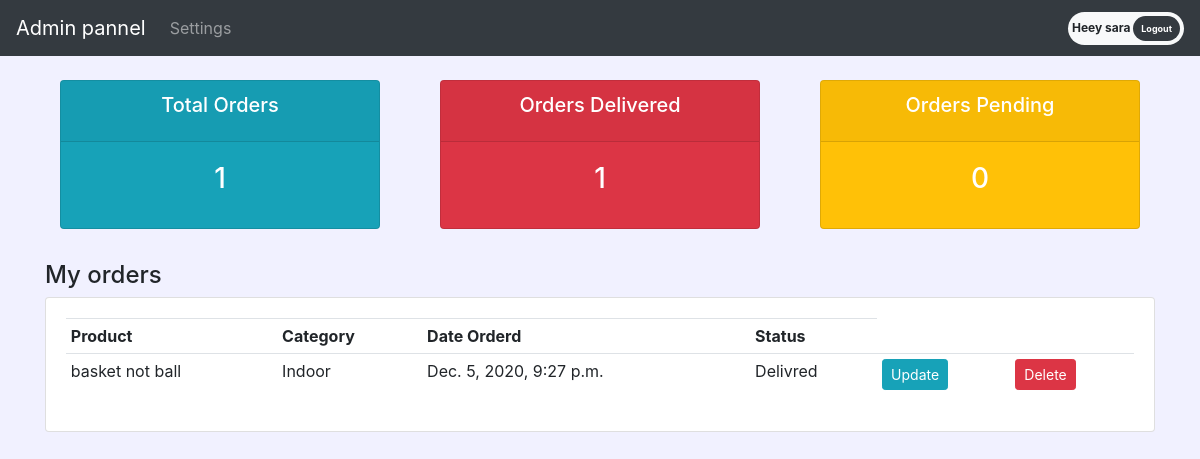
/user (signed in), run on the app's committed database.
### accounts/models.py (models this page shows, shortened)
class Order(models.Model):
    STATUS = (
        ('Pending', 'Pending'),
        ('out of delivery', 'out of delivery'),
        ('Delivred', 'Delivred')
    )
    Customer = models.ForeignKey(
        Customer, null=True, on_delete=models.SET_NULL)
    Product = models.ForeignKey(
        Product, null=True, on_delete=models.SET_NULL)
    date_created = models.DateTimeField(auto_now_add=True, null=True)
    status = models.CharField(max_length=200, choices=STATUS)
    tags = models.ManyToManyField(Tag)

class Product(models.Model):
    CATEGORY = (
        ('Indoor', 'Indoor'),
        ('Out door', 'Out door')
    )
    name = models.CharField(max_length=200, null=True)
    price = models.FloatField(max_length=200, null=True)
    category = models.CharField(max_length=100, null=True, choices=CATEGORY)
    description = models.CharField(max_length=400, null=True)
    date_created = models.DateTimeField(auto_now_add=True, null=True)
    def __str__(self):
        return self.name

### accounts/views.py (the view)
# urls.py: path('user', views.userPage, name="user"),
@login_required(login_url='login')
def userPage(request):
    orders = request.user.customer.order_set.all()
    total_orders = orders.count()
    delivred = orders.filter(status='Delivred').count()
    Pending = orders.filter(status='Pending').count()
    context = {
        'orders': orders,
        'total_orders': total_orders,
        'delivred': delivred,
        'Pending': Pending
    }
    return render(request, 'accounts/userPage.html', context)

### accounts/templates/accounts/userPage.html
{% extends 'accounts/master.html' %} {% block content %}
{% include 'accounts/customer-status.html' %}
<h4>My orders</h4>
<div class="row">
  <div class="col-md">
    <div class="card card-body">
      <table class="table table-sm">
        <tr>
          <th>Product</th>
          <th>Category</th>
          <th>Date Orderd</th>
          <th>Status</th>
        </tr>
        {% for order in orders %}
        <tr>
          <td>{{order.Product}}</td>
          <td>{{order.Product.category}}</td>
          <td>{{order.Product.date_created}}</td>
          <td>{{order.status}}</td>
          <td>
            <a
              href="{% url 'update-order' order.id %}"
              class="btn btn-sm btn-info"
              >Update</a
            >
          </td>
          <td>
            <a href="{% url 'delete' order.id %}" class="btn btn-sm btn-danger">
              Delete
            </a>
          </td>
        </tr>
        {% endfor %}
      </table>
    </div>
  </div>
</div>
{% endblock %}

### accounts/templates/accounts/navbar.html (shortened to what this page needs)
{% load static %}
<nav class="navbar navbar-expand-lg navbar-dark bg-dark">
  <a class="navbar-brand" href="{% url 'home' %}">Admin pannel</a>
  <div class="collapse navbar-collapse" id="navbarNav">
    <ul class="navbar-nav">
      {% if request.user.is_staff %}
      <li class="nav-item active">
        <a class="nav-link" href="{% url 'home' %}"
          >Dashboard <span class="sr-only">(current)</span></a
        >
      </li>
      <li class="nav-item">
        <a class="nav-link" href="{% url 'products' %}">Products</a>
      </li>
      {% else %}
      <li class="nav-item">
        <a class="nav-link" href="{% url 'profile' %}">Settings</a>
      </li>
      {% endif %}
    </ul>
  </div>
  <div class="badge badge-pill badge-light p-1">
    Heey {{ request.user }}
    <a class="badge badge-pill badge-dark p-2" href="{% url 'logout' %}">
      Logout
    </a>
  </div>
</nav>

### static/css/main.css (style rules this page uses)
body { background: blue; color: white; }

### data on the page
Order: Product "basket not ball", Product.category "Indoor", Product.date_created "Dec. 5, 2020, 9:27 p.m.", status "Delivred"

### other printed values
{{ request.user }} "sara"
{{ total_orders }} "1"
{{ delivred }} "1"
{{ Pending }} "0"
